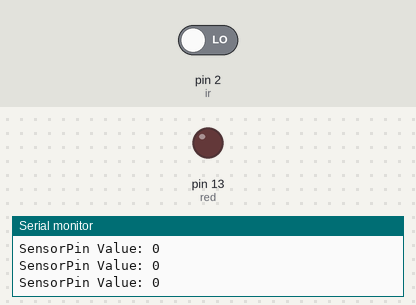
This sketch was run on a simulated Arduino Uno, built with avr-gcc and run on an emulated ATmega328P. On the bench: output pins drawn as LEDs (lit = HIGH), the last lines printed to the serial monitor. The test bench sets the inputs (shaded band); at power-on: pin 2 (ir) LOW.

Above: at 1.2 s.
1.3 s: pin 2 (ir) driven HIGH
At 1.8 s:
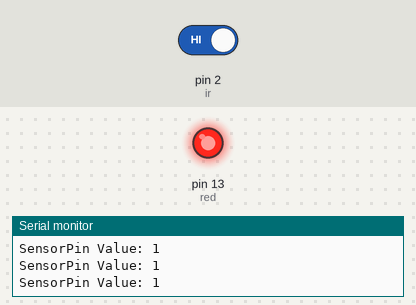
2.8 s: pin 2 (ir) driven LOW
At 4.1 s:
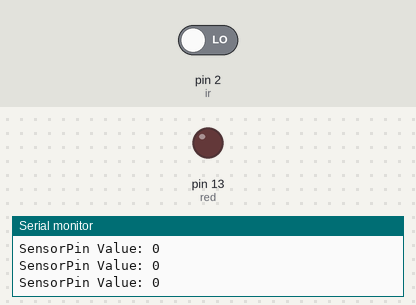
Timing chart, 0 to 5.8 s (numbered marks = the images above; inputs shaded):
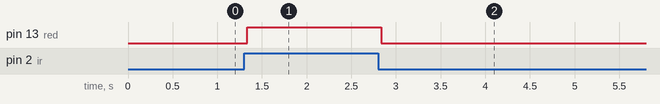

The sketch:

Lab8_Q1.ino
```cpp
int red = 13; // this number indicates the pin number of the Arduino board
int ir = 2;

void setup() {
  // set the input & output pins here
  pinMode(red, OUTPUT);
  pinMode(ir, INPUT);
  Serial.begin(9600);
}

void loop() {
  // read the output digital signal from the IR sensor
  // if an obstacle is detected, turn the red LED on
  // if there is no obstacle, turn the red LED off
  int value = digitalRead(ir);
  Serial.print("SensorPin Value: ");
  Serial.println(value);
  delay(10);
   if (value==HIGH){ // LOW MEANS Object Detected
    digitalWrite(red, HIGH);
  }
  else
  {
    digitalWrite(red, LOW);
  }


}
```

Measured:
- after the input at 1.3 s, pin 13 (red): LOW → HIGH at once
- after the input at 2.8 s, pin 13 (red): HIGH → LOW at once
